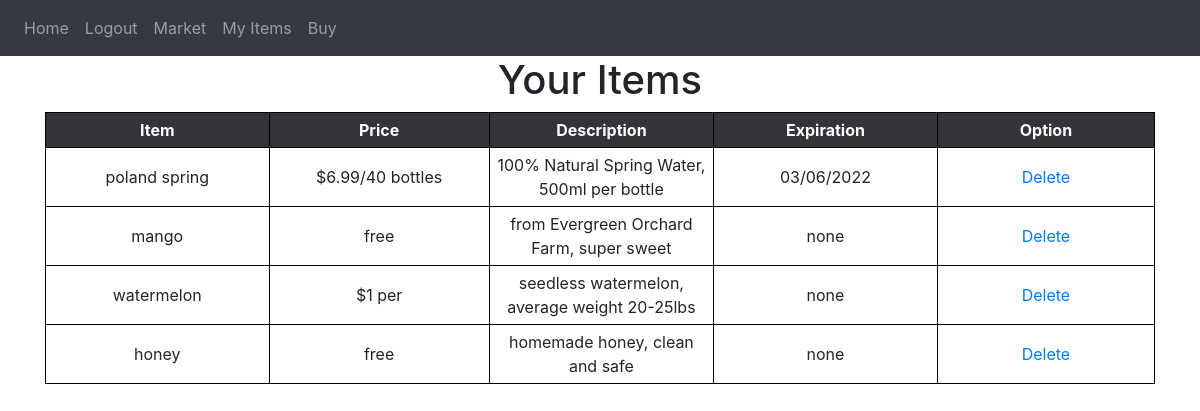
Screenshot of /items (signed in) with the database file from the repository.
### website/models.py (models this page shows)
class Item(db.Model):
    id = db.Column(db.Integer, primary_key=True)
    food = db.Column(db.String(100))
    price = db.Column(db.String(30))
    description = db.Column(db.String(600))
    expiration = db.Column(db.String(30))
    user_name = db.Column(db.String(100), db.ForeignKey('user.user_name'))

### website/views.py (the view)
@views.route('/items', methods=['GET'])
@login_required
def items():
    result = db.session.execute(
        'SELECT I.id, I.food, I.price, I.description, I.expiration, U.user_name, U.address, U.zipcode, U.phone, L.town, L.state FROM Location AS L JOIN User AS U JOIN Item AS I WHERE U.zipcode = L.zipcode AND I.user_name = U.user_name')
    my_stuff = Item.query.filter_by(user_name=current_user.user_name)
    return render_template("items.html", user=current_user, seller=result, my_stuff=my_stuff)

### website/__init__.py (called while the page is built)
def create_app():
    app = Flask(__name__)
    app.config['SECRET_KEY'] = 'slkdjfdkjfh'
    app.config['SQLALCHEMY_DATABASE_URI'] = f'sqlite:///{DB_NAME}'
    db.init_app(app)
    from .views import views
    from .auth import auth
    app.register_blueprint(views, url_prefix='/')
    app.register_blueprint(auth, url_prefix='/')
    from .models import User, Item, Buyer, Seller, Cart, Location
    create_database(app)
    login_manager = LoginManager()
    login_manager.login_view = 'auth.login'
    login_manager.init_app(app)
    @login_manager.user_loader
    def load_user(id): #okay, we do it by username, right, since we can search both tables
        return User.query.get(int(id))  # look for user based on id
    return app

### website/templates/items.html (shortened to what this page needs)
{% extends "base.html" %}
{% block content %}
<div class="myitems">
    <h1 style="text-align: center">Your Items</h1>
    <table>
        <tr>
            <th>Item</th>
            <th>Price</th>
            <th>Description</th>
            <th>Expiration</th>
            <th>Option</th>
        </tr>
        {% for stuff in my_stuff %}
        <tr>
            <td>{{ stuff.food  }}</td>
            <td>{{ stuff.price  }}</td>
            <td>{{ stuff.description }}</td>
            <td>{{ stuff.expiration }}</td>
            <td>
                <a href="/delete/{{stuff.id}}">Delete</a>
            </td>
        </tr>
        {% endfor %}
    </table>
</div>
{% endblock %}

### website/static/lgin.css (style rules this page uses)
* { margin: 0; padding: 0; }
body { background: #e9eaea; font-family: roboto; user-select: none; }

### website/static/style.css (style rules this page uses)
body { font-family: "Open Sans", sans-serif; overflow-x: hidden; color: #444444; background-color: white; }
a { color: #2487ce; }
h1, h2, h3, h4, h5, h6 { font-family: "Poppins", sans-serif; }

### website/templates/items.html (style rules this page uses)
table { border-collapse: collapse; }
th { background-color:#333338; Color:white; }
th, td { width:250px; text-align:center; border:1px solid black; padding:5px }

### rows the page displays
Item: food "poland spring", price "$6.99/40 bottles", description "100% Natural Spring Water, 500ml per bottle", expiration "03/06/2022"
Item: food "mango", price "free", description "from Evergreen Orchard Farm, super sweet", expiration "none"
Item: food "watermelon", price "$1 per", description "seedless watermelon, average weight 20-25lbs", expiration "none"
Item: food "honey", price "free", description "homemade honey, clean and safe", expiration "none"
